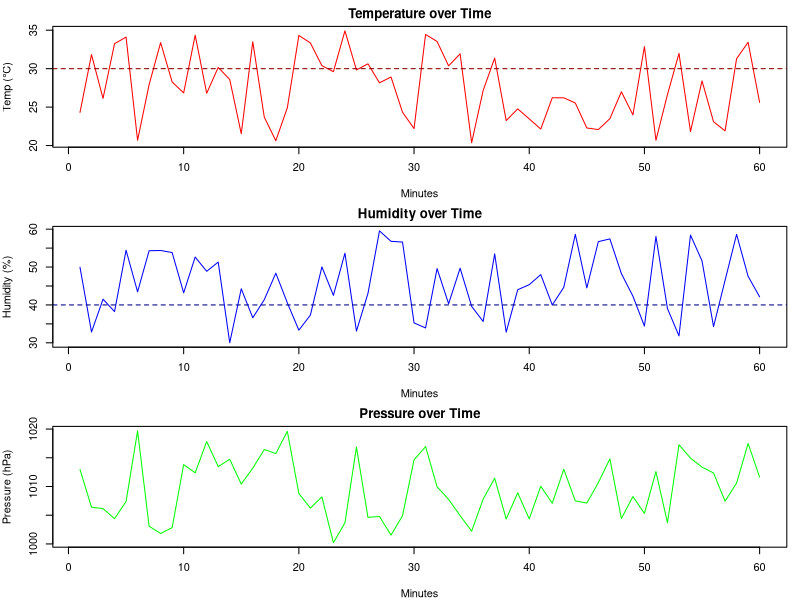

Here is the R script that generated this plot:
# 1. Setup Data: 60 minutes of simulated sensor readings
set.seed(123) # For reproducibility
time <- 1:60
temperature <- runif(60, 20, 35)  # Range: 20°C to 35°C
humidity <- runif(60, 30, 60)     # Range: 30% to 60%
pressure <- runif(60, 1000, 1020) # Range: 1000 to 1020 hPa

# 2. Calculate average readings
avg_temp <- mean(temperature)
avg_hum <- mean(humidity)
avg_press <- mean(pressure)

cat("Average Sensor Readings:\n")
cat("Temperature:", round(avg_temp, 2), "°C\n")
cat("Humidity:", round(avg_hum, 2), "%\n")
cat("Pressure:", round(avg_press, 2), "hPa\n\n")

# 3. Identify intervals: Temp > 30 and Humidity < 40
intervals <- which(temperature > 30 & humidity < 40)

cat("Time intervals (minutes) with Temp > 30°C and Humidity < 40%:\n")
if(length(intervals) > 0) {
  print(intervals)
} else {
  cat("None found.\n")
}

# 4. Plot the sensor readings
# Set up a 3-row plotting area
par(mfrow = c(3, 1), mar = c(4, 4, 2, 1))

plot(time, temperature, type = "l", col = "red", 
     main = "Temperature over Time", ylab = "Temp (°C)", xlab = "Minutes")
abline(h = 30, col = "darkred", lty = 2) # Threshold line

plot(time, humidity, type = "l", col = "blue", 
     main = "Humidity over Time", ylab = "Humidity (%)", xlab = "Minutes")
abline(h = 40, col = "darkblue", lty = 2) # Threshold line

plot(time, pressure, type = "l", col = "green", 
     main = "Pressure over Time", ylab = "Pressure (hPa)", xlab = "Minutes")

"Parizaa 23BCE0760"
